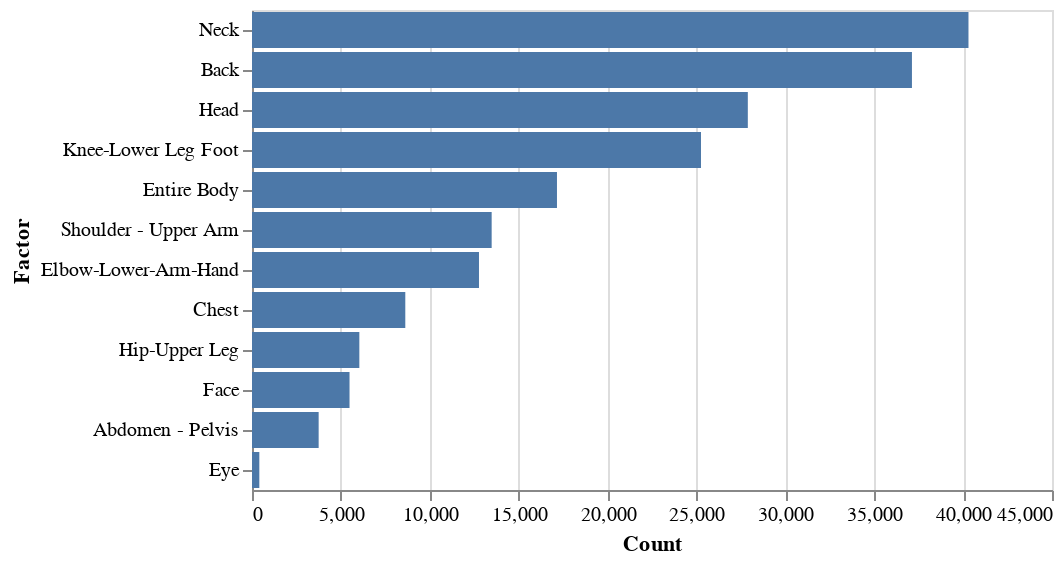

The notebook cell saved with this chart:
### Code cell
alt.Chart(bodily_injury_combined_df).mark_bar().encode(
    x='Count:Q',
    y=alt.Y('Factor:N', sort='-x')
)

### Figure 1 — Vega-Lite specification as saved in the notebook (floating-point values rounded to 4 significant figures)
{"config": {"view": {"continuousWidth": 400, "continuousHeight": 300}}, "data": {"name": "data-eafb4bd33f4489ce494f0c8c49035746"}, "mark": "bar", "encoding": {"x": {"type": "quantitative", "field": "Count"}, "y": {"type": "nominal", "field": "Factor", "sort": "-x"}}, "$schema": "https://vega.github.io/schema/vega-lite/v4.8.1.json", "datasets": {"data-eafb4bd33f4489ce494f0c8c49035746": [{"Factor": "Neck", "Count": 40302}, {"Factor": "Back", "Count": 37122}, {"Factor": "Head", "Count": 27890}, {"Factor": "Knee-Lower Leg Foot", "Count": 25256}, {"Factor": "Entire Body", "Count": 17155}, {"Factor": "Shoulder - Upper Arm", "Count": 13481}, {"Factor": "Elbow-Lower-Arm-Hand", "Count": 12768}, {"Factor": "Chest", "Count": 8623}, {"Factor": "Hip-Upper Leg", "Count": 6038}, {"Factor": "Face", "Count": 5486}, {"Factor": "Abdomen - Pelvis", "Count": 3749}, {"Factor": "Eye", "Count": 412}]}}
